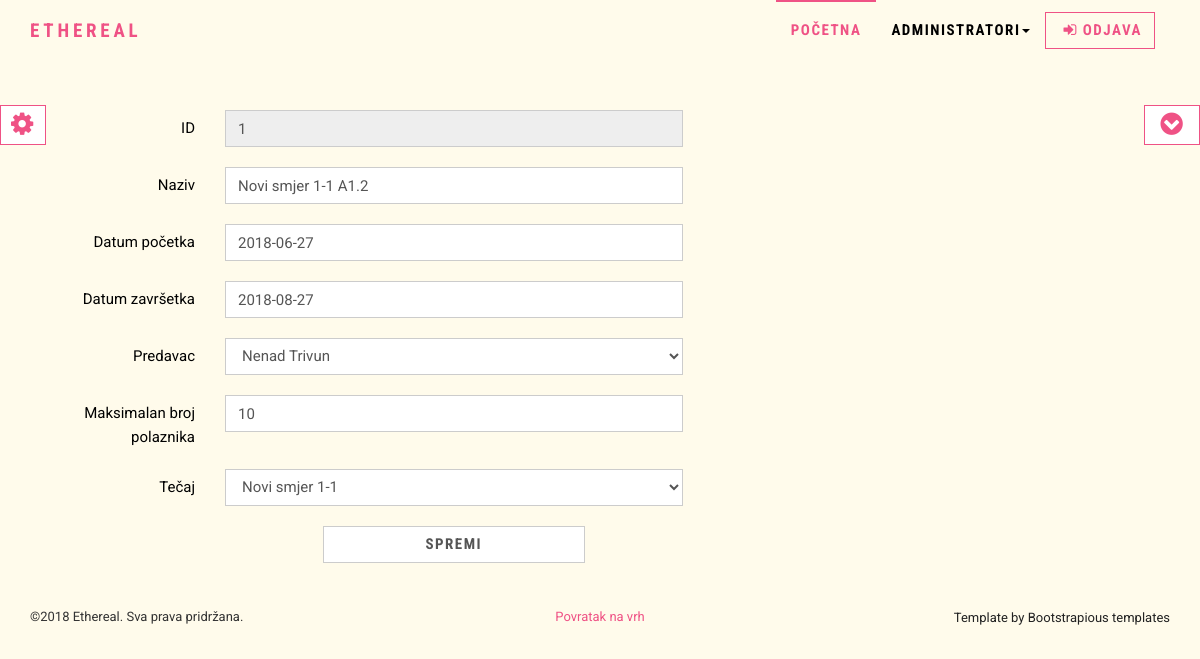
The app's page /php/group.php?id=1 (signed in) with its own data.
### tables this page shows
CREATE TABLE `grupa` (
  `id` int(11) NOT NULL,
  `naziv` varchar(100) NOT NULL,
  `datum_pocetka` date NOT NULL,
  `datum_zavrsetka` date NOT NULL,
  `id_predavac_fk` int(11) NOT NULL,
  `max_polaznika` int(11) NOT NULL,
  `id_tecaj_fk` int(11) NOT NULL
);

CREATE TABLE `users` (
  `id` int(11) NOT NULL,
  `ime` varchar(30) NOT NULL,
  `prezime` varchar(30) NOT NULL,
  `username` varchar(255) NOT NULL,
  `password` varchar(255) NOT NULL,
  `oib` varchar(11) NOT NULL,
  `email` varchar(255) NOT NULL,
  `telefon` varchar(50) NOT NULL,
  `adresa` varchar(50) NOT NULL,
  `id_mjesto_fk` int(50) NOT NULL,
  `datum_rodjenja` date NOT NULL,
  `id_status_fk` int(11) NOT NULL
);

CREATE TABLE `tecaj` (
  `id` int(11) NOT NULL,
  `smjer` varchar(100) NOT NULL,
  `broj_sati` int(11) NOT NULL,
  `cijena` float(10,2) NOT NULL
);

### php/group.php (the view, shortened to what this page needs)
<?php
$con = spajanje();
if($_SESSION['role'] !== "1"){
	die('<div class="alert" style="background:yellow;">
        <a href="index.php" class="close" data-dismiss="alert" aria-label="close">
        &times;
        </a>
        <strong>Nemate ovlasti za pristup ovoj stranici!</strong>
        </div>');
}
else{
$id=$_GET['id'];
$sql = "SELECT *
		FROM grupa
		WHERE id = $id;";
$result = mysqli_query($con, $sql);
if (mysqli_num_rows($result)==1){
	$group = mysqli_fetch_assoc($result);
}
}
require_once "includes/header.php";
?>
<form class="form-horizontal" action ="" method = "post">
	<div class="form-group">
		<label for="id_group" class="col-sm-2 control-label">ID</label>
		<div class="col-sm-5">
		  <input type="text" class="form-control" placeholder="id_group" value="<?php if(isset($group['id'])) echo  $group['id'];?>" disabled="disabled">
		</div>
	</div>
	<div class="form-group">
		<label for ="naziv" class="col-sm-2 control-label">Naziv</label>
		<div class="col-sm-5">
			<input type="text" id="naziv" name="naziv" class ="form-control" value="<?=$group['naziv'];?>"/>
		</div>
	</div>
	<div class="form-group">
		<label for ="datum_pocetka" class="col-sm-2 control-label">Datum početka</label>
		<div class="col-sm-5">
			<input type="text" id="datum_pocetka" name="datum_pocetka" class ="form-control" value="<?=$group['datum_pocetka'];?>"/>
		</div>
	</div>
	<div class="form-group">
		<label for ="datum_zavrsetka" class="col-sm-2 control-label">Datum završetka</label>
		<div class="col-sm-5">
			<input type="text" id="datum_zavrsetka" name="datum_zavrsetka" class ="form-control" value="<?=$group['datum_zavrsetka'];?>"/>
		</div>
    </div>
    <div class="form-group">
		<label for ="id_predavac_fk" class="col-sm-2 control-label">Predavac</label>
		<div class="col-sm-5">
			<select id="id_predavac_fk" name="id_predavac_fk" class ="form-control" required>
			<?php
				$sql = "SELECT * FROM users WHERE id_status_fk = '2';";
				$res_tutor = mysqli_query($con, $sql);
				if(mysqli_num_rows($res_tutor)>0){
					while($tutor = mysqli_fetch_assoc($res_tutor)){
						echo '<option value="'.$tutor['id'].'"';
						if($tutor['id'] == $group['id_predavac_fk'])
							echo " selected";
						echo '>';
						echo $tutor['ime']." ".$tutor['prezime'];
						echo '</option>';
					}
				}
			?>
			</select>
		</div>
	</div>
    <div class="form-group">
		<label for ="max_polaznika" class="col-sm-2 control-label">Maksimalan broj polaznika</label>
		<div class="col-sm-5">
			<input type="number" max = "15" min = "1" id="max_polaznika" name="max_polaznika" class ="form-control" value="<?=$group['max_polaznika'];?>"/>
		</div>
    </div>
    <div class="form-group">
		<label for ="id_tecaj_fk" class="col-sm-2 control-label">Tečaj</label>
		<div class="col-sm-5">
			<select id="id_tecaj_fk" name="id_tecaj_fk" class ="form-control" required>
			<?php
				$sql = "SELECT * FROM tecaj;";
				$res_tecaj = mysqli_query($con, $sql);
				if(mysqli_num_rows($res_tecaj)>0){
					while($tecaj = mysqli_fetch_assoc($res_tecaj)){
						echo '<option value="'.$tecaj['id'].'"';
						if($tecaj['id'] == $group['id_tecaj_fk'])
							echo "selected";
						echo '>';
						echo $tecaj['smjer'];
						echo '</option>';
					}
				}
			?>
			</select>
		</div>
	</div>
	<div class="form-group">
		<div class="col-sm-offset-3 col-sm-3">
			<input type ="submit" id="spremi" name = "spremi" class ="submit form-control btn btn-primary" value="Spremi" />
		</div>
	</div>
</form>
<?php
require_once "includes/footer.php";
?>

### css/style.default.css (style rules this page uses)
html { height: 100%; }
body { height: 100%; }
body { font-family: "Roboto", Helvetica, Arial, sans-serif; font-size: 15px; line-height: 1.55; color: #000; background-color: #fff; }
.btn { font-weight: 700; font-family: "Roboto Condensed", Helvetica, Arial, sans-serif; text-transform: uppercase; letter-spacing: 0.1em; padding: 6px 12px; font-size: 15px; line-height: 1.55; border-radius: 0px; }
.btn-primary { color: #ef5285; background-color: #fff; border-color: #ef5285; }
label { font-weight: normal; }
.form-control { display: block; width: 100%; height: 37px; padding: 6px 12px; font-size: 15px; line-height: 1.55; color: #555555; background-color: #fff; background-image: none; border: 1px solid #ccc; border-radius: 0; -webkit-box-shadow: none; box-shadow: none; }
.form-group { margin-bottom: 20px; }

### css/custom.css (style rules this page uses)
body, .navbar, .question, table.dataTable tbody tr { background:#fffbeb; }
#site { display : none; }
.submit { -webkit-transition: all 0.2s ease-out; -moz-transition: all 0.2s ease-out; transition: all 0.2s ease-out; }

### records on screen
grupa: id "1", naziv "Novi smjer 1-1 A1.2", datum_pocetka "2018-06-27", datum_zavrsetka "2018-08-27", id_predavac_fk "Nenad Trivun", max_polaznika "10", id_tecaj_fk "Novi smjer 1-1"
